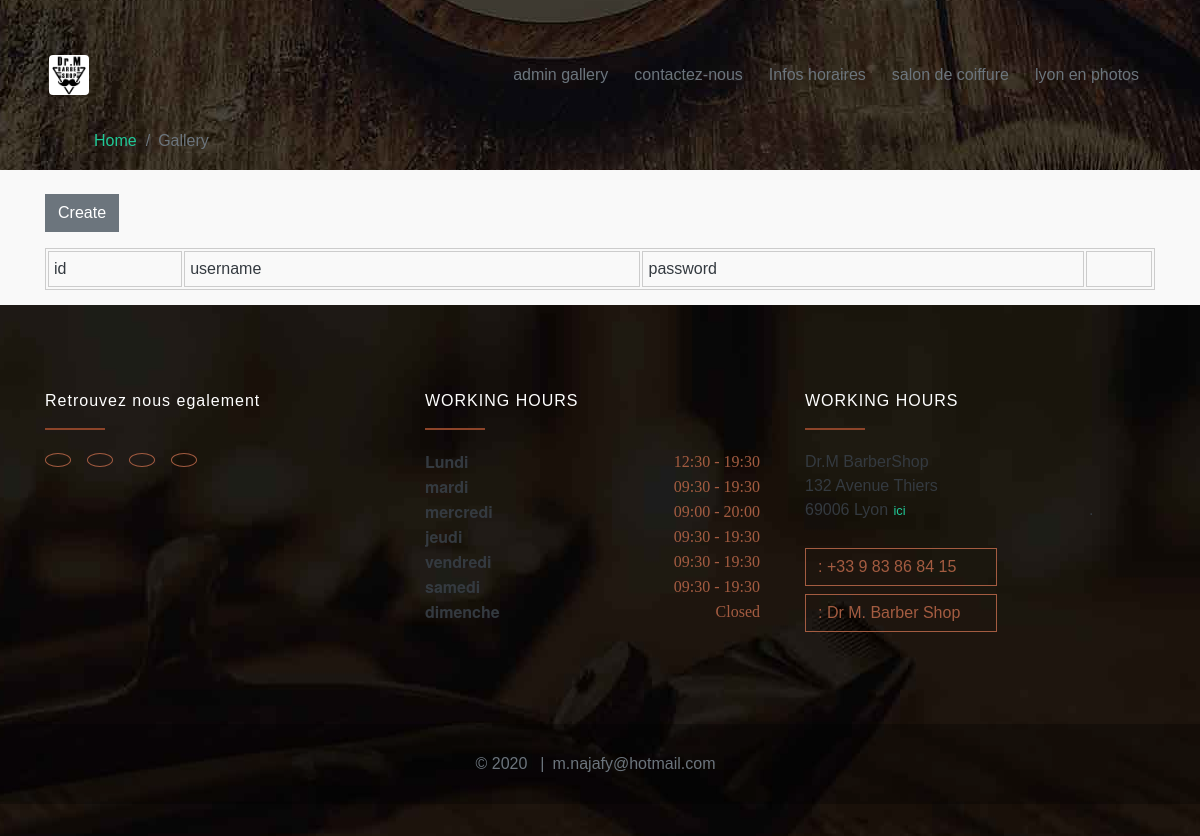
The app's page /admin/gallery-index, older data.
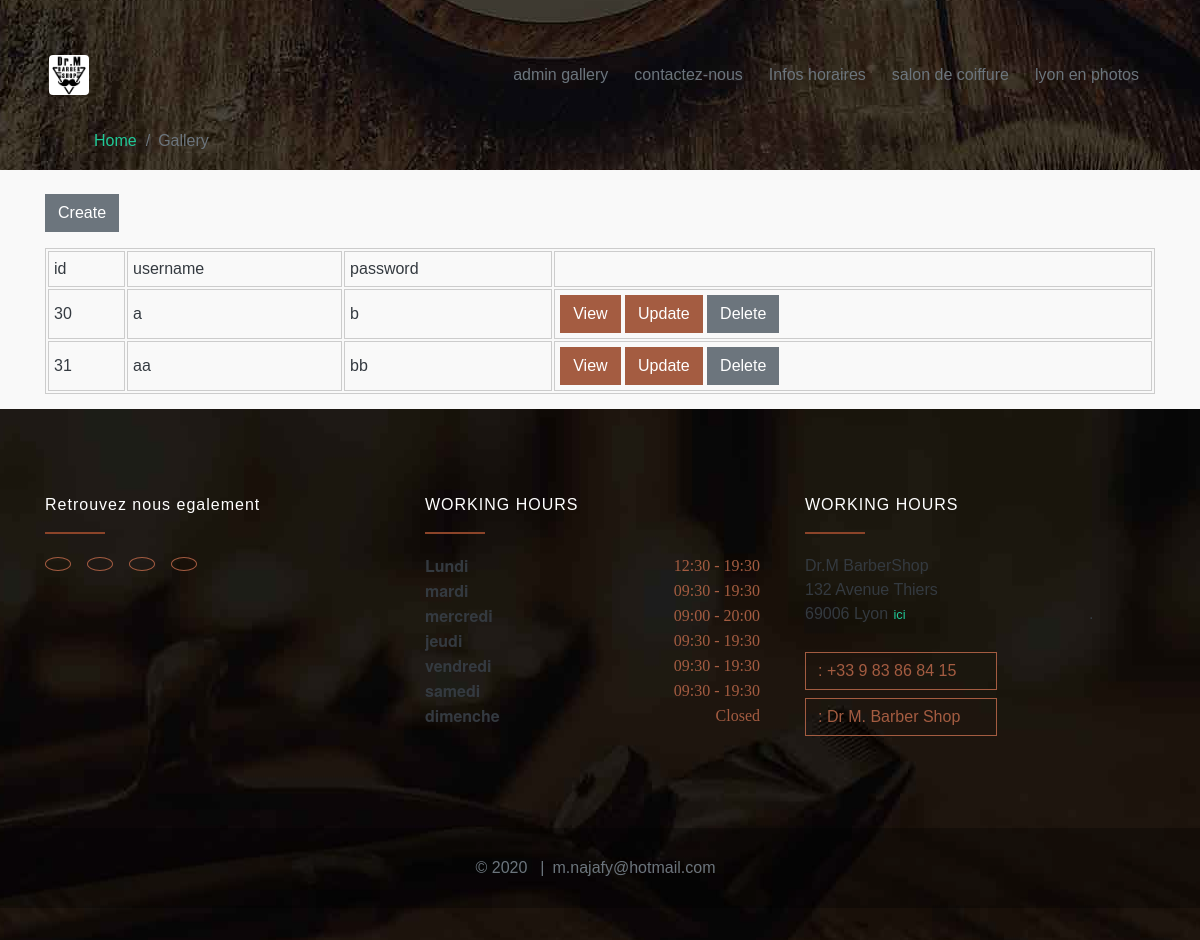
The same page, newer data.
### tables this page shows
CREATE TABLE `users`  (
  `id` int(11) NOT NULL AUTO_INCREMENT,
  `username` varchar(255) NOT NULL,
  `password` varchar(255) NOT NULL,
  PRIMARY KEY (`id`) USING BTREE
);

### app/views/admin/gallery-index.php (the view, shortened to what the rows shown need)
<div class="container">
    <br/>
    <table class="table">
        <tr>
            <th>id</th>
            <th>username</th>
            <th>password</th>
            <th></th>
        </tr>
        <?php
        foreach ($models as $model) {
            ?>
            <tr>
                <td><?= $model->id ?></td>
                <td><?= $model->username ?></td>
                <td><?= $model->password ?></td>
                <td>
                    <a href="<?= Url::to(['gallery-view', 'id' => $model->id]) ?>" class="btn btn-brown">View</a>
                    <a href="<?= Url::to(['gallery-update', 'id' => $model->id]) ?>" class="btn btn-brown">Update</a>
                    <a href="<?= Url::to(['gallery-delete', 'id' => $model->id]) ?>" class="btn btn-dark">Delete</a>
                </td>
            </tr>
            <?php
        }
        ?>
    </table>
</div>

Row changes from the older to the newer data that the page shows:
added users: id "30", username "a", password "b"
added users: id "31", username "aa", password "bb"
